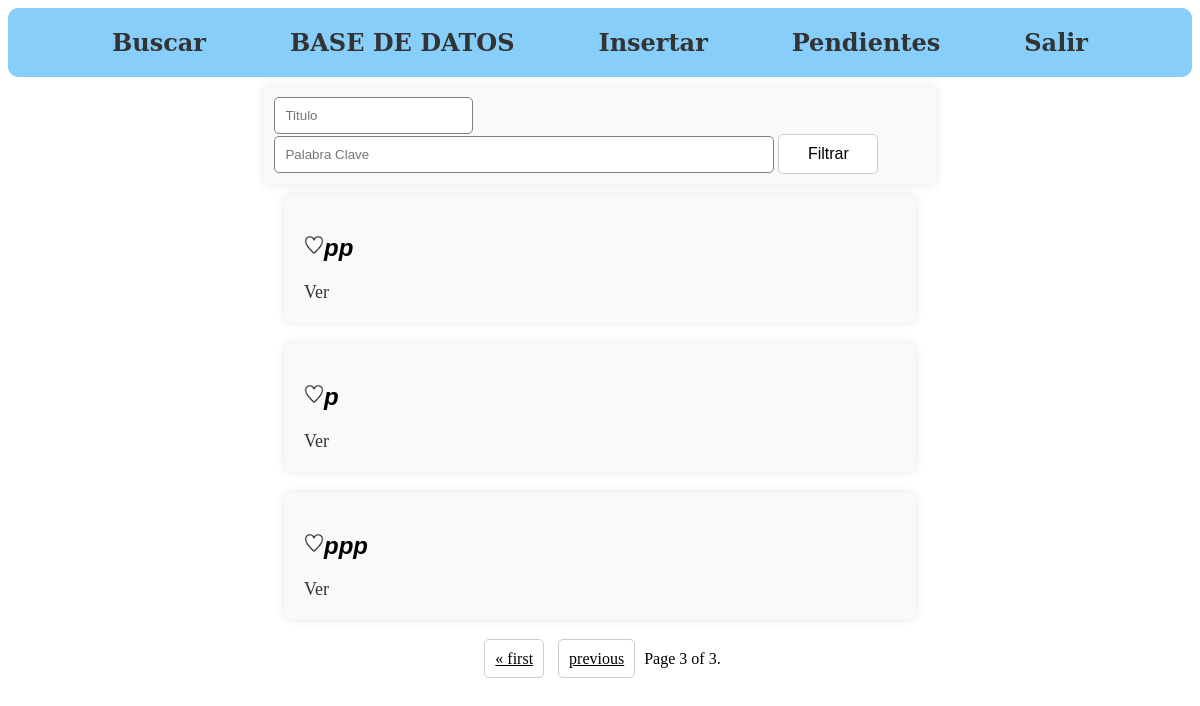
Before: /?page=9 (signed in) with the older database file.
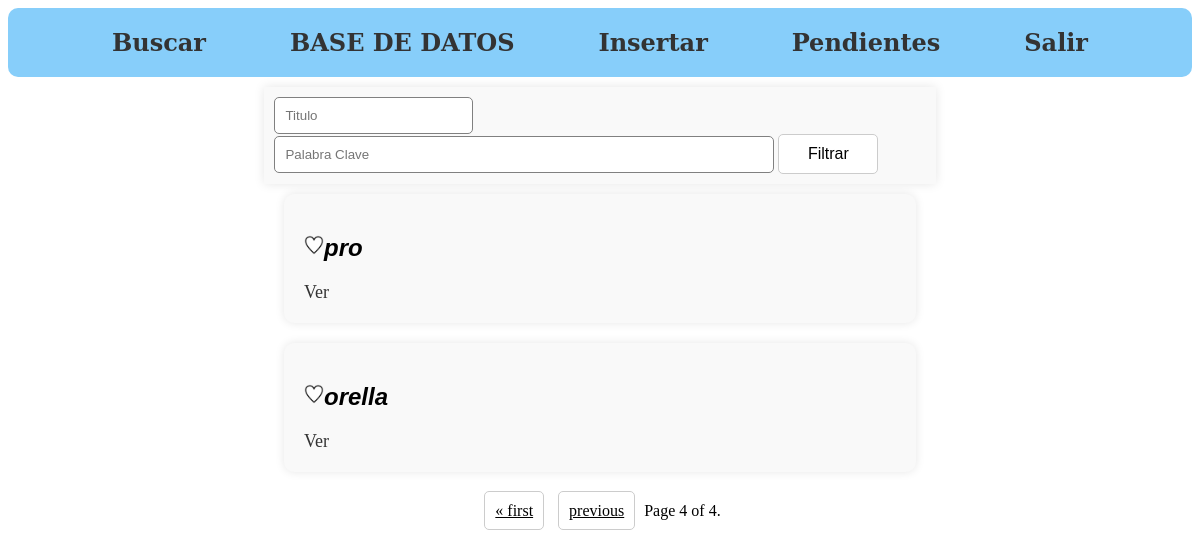
After: the same page with the newer database file.
### Documents/models.py (models this page shows, shortened)
class ApprovedDocuments(models.Model):
    image = models.ImageField(upload_to='document_images/', default='document_images/default.jpg')
    name = models.CharField(max_length=200)
    text = models.TextField()
    xml_file = models.TextField(default='')

### Documents/views.py (the view, shortened to what this page needs)
# urls.py: path('', views.search, name='index'),
def search(request, from_fav=False):
    documents = ApprovedDocuments.objects.all()
    pagination_size = 4
    try:
        user = User.objects.get(username=request.user.username)
        profile = Profile.objects.get(user=user)
        fav_docs = profile.fav_docs.all()
    except:
        fav_docs = None
    if not from_fav:
        try:
            title = request.POST['title']
        except:
            if request.session.get('filtered', None):
                documents = [ApprovedDocuments.objects.get(pk=i) for i in request.session['filtered']]
            paginator = Paginator(documents, pagination_size)
            page_number = request.GET.get('page')
            page_obj = paginator.get_page(page_number)
            return render(request, 'docs/search.html', {'docs': documents, 'page_obj': page_obj,
                                                        'fav_docs': fav_docs})

### templates/docs/search.html (shortened to what this page needs)
{% extends 'base/main.html' %}
{% block content %}
    {% load static %}
    <div class="filter_block">
    <form action="/search/" method="post">
        <input type="text" name="title" placeholder="Titulo">
        <input type="text" name="kw" placeholder="Palabra Clave" class="kw">
        <button type="submit">Filtrar</button>
    </form>
    </div>
    <div class="docs">
    {% if docs %}
        {% for doc in page_obj %}
            <div class="doc">
            <div class="heading" style="display: flex">
                {% if user.is_authenticated %}
                    {% if doc in fav_docs %}
                        <a href="/rem_fav/{{ doc.id }}?page={{ page_obj.number }}">
                            <img src="/static/red-heart.png" alt="Favorito">
                        </a>
                    {% else %}
                        <a href="/add_fav/{{ doc.id }}?page={{ page_obj.number }}">
                            <img src="/static/black-heart.png" alt="Favorito">
                        </a>
                    {% endif %}
                {% endif %}
                <h2>{{ doc.name }}</h2>
            </div>
                <a href="/doc/{{ doc.id }}?page={{ page_obj.number }}">Ver</a>
            </div>
        {% endfor %}
    {% else %}
        <h2 class="no-results">No se encontraron documentos</h2>
    {% endif %}
    <div class="pagination">
        <span class="step-links">
            {% if page_obj.has_previous %}
                <a href="?page=1">&laquo; first</a>
                <a href="?page={{ page_obj.previous_page_number }}">previous</a>
            {% endif %}
            <span class="current">
                Page {{ page_obj.number }} of {{ page_obj.paginator.num_pages }}.
            </span>
        </span>
    </div>
    </div>
{% endblock %}

Changed rows visible on the page:
no longer on this page (row unchanged): ApprovedDocuments: name "pp"
no longer on this page (row unchanged): ApprovedDocuments: name "p"
no longer on this page (row unchanged): ApprovedDocuments: name "ppp"
added ApprovedDocuments: name "pro"
added ApprovedDocuments: name "orella"
Other visible differences:
{{ page_obj.number }}: "3" → "4"
{{ page_obj.paginator.num_pages }}: "3" → "4"
